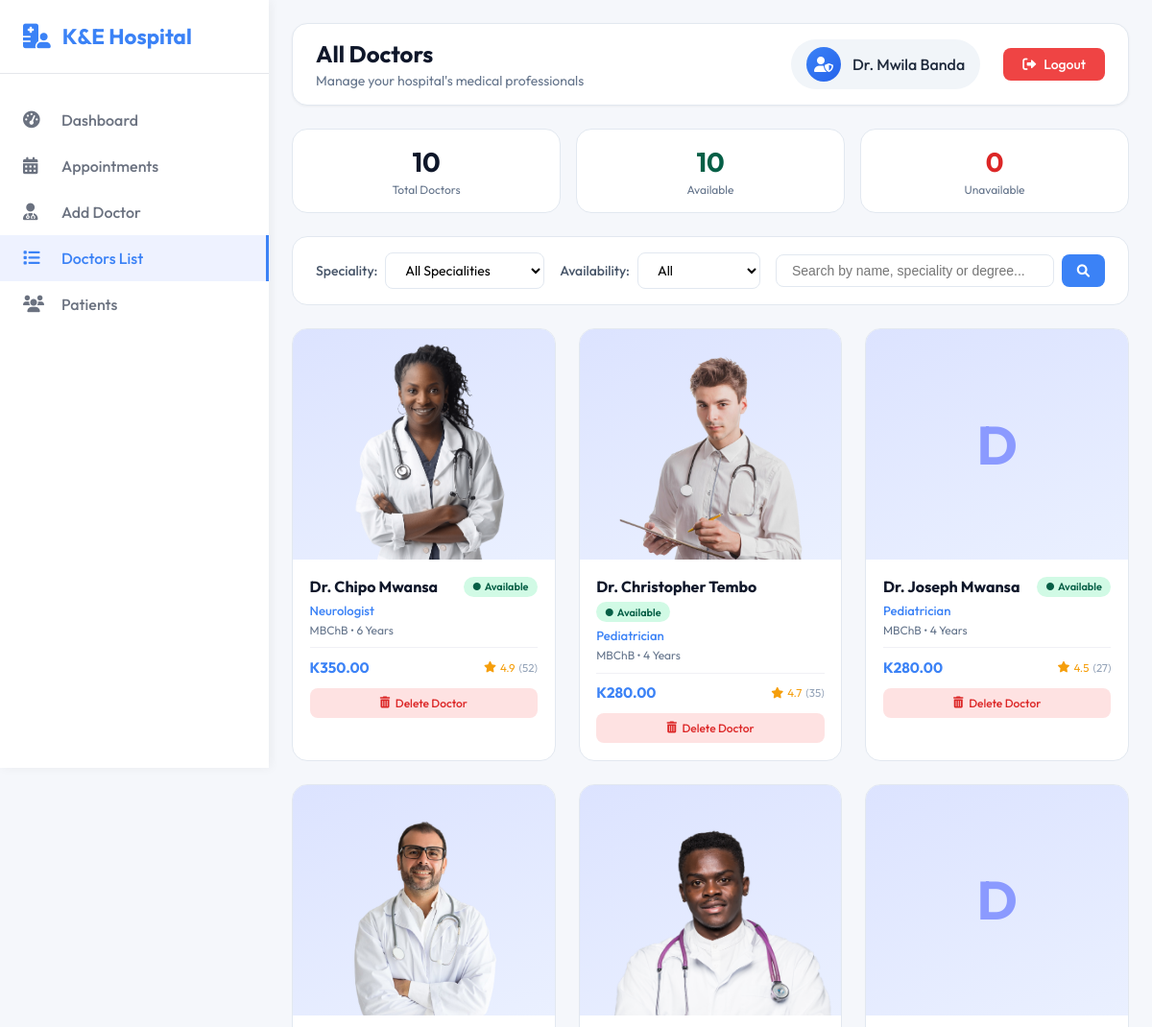
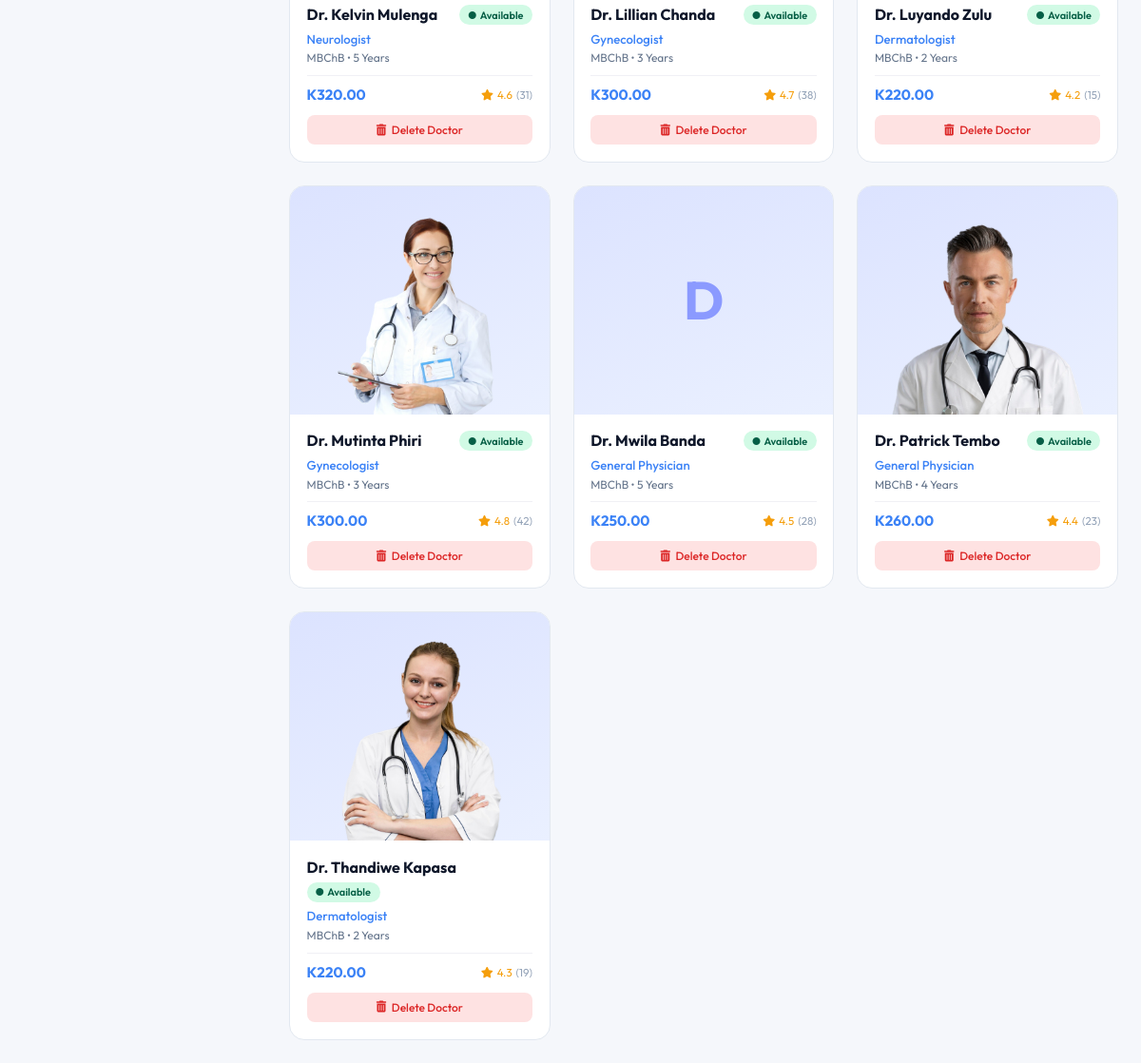
Screenshot of /admin/doctors-list.php (signed in) with the database file from the repository (2 pictures, top to bottom).
### tables this page shows
CREATE TABLE doctors (
    doctor_id VARCHAR(50) PRIMARY KEY,
    name VARCHAR(100) NOT NULL,
    email VARCHAR(100) UNIQUE,
    password VARCHAR(255),  
    profile_image VARCHAR(255) DEFAULT '/frontend/assets/upload_area.png',  
    image_path VARCHAR(255),  
    speciality VARCHAR(100) NOT NULL,
    degree VARCHAR(50) NOT NULL,
    experience VARCHAR(50) NOT NULL,
    about TEXT,
    fees DECIMAL(10, 2) NOT NULL,
    address_line1 VARCHAR(255),
    address_line2 VARCHAR(255),
    consultation_duration INT DEFAULT 30,  
    is_available BOOLEAN DEFAULT TRUE,
    rating DECIMAL(3,2) DEFAULT 0,  
    total_reviews INT DEFAULT 0,
    created_at TIMESTAMP DEFAULT CURRENT_TIMESTAMP,
    updated_at TIMESTAMP DEFAULT CURRENT_TIMESTAMP ON UPDATE CURRENT_TIMESTAMP,
    INDEX idx_speciality (speciality),
    INDEX idx_is_available (is_available),
    INDEX idx_rating (rating)
);

### admin/doctors-list.php (the view, shortened to what this page needs)
<?php
$host     = 'localhost';
$dbname   = 'ke_hospital';
$username = 'root';
$password = '';
try {
    $pdo = new PDO("mysql:host=$host;dbname=$dbname;charset=utf8", $username, $password);
    $pdo->setAttribute(PDO::ATTR_ERRMODE, PDO::ERRMODE_EXCEPTION);
    $pdo->setAttribute(PDO::ATTR_DEFAULT_FETCH_MODE, PDO::FETCH_ASSOC);
} catch(PDOException $e) {
    die("Connection failed: " . $e->getMessage());
}
$search              = isset($_GET['search'])        ? $_GET['search']       : '';
$sql    = "SELECT * FROM doctors WHERE 1=1";
$params = array();
$sql .= " ORDER BY name ASC";
$stmt = $pdo->prepare($sql);
$stmt->execute($params);
$doctors = $stmt->fetchAll();
$total_doctors    = count($doctors);
$available_count  = 0;
$unavailable_count = 0;
foreach ($doctors as $doc) {
    if ($doc['is_available']) $available_count++; else $unavailable_count++;
}
$admin_name = isset($_SESSION['full_name']) ? $_SESSION['full_name'] : 'Admin';
function getDoctorImagePath($img) {
    $img = ltrim($img, '/');
    if (strpos($img, 'assets/') === 0) return '../frontend/' . $img;
    return '../frontend/assets/' . $img;
}
?>
<!DOCTYPE html>
<html lang="en">
<head>
<link rel="stylesheet" href="https://cdnjs.cloudflare.com/ajax/libs/font-awesome/6.0.0/css/all.min.css">
<link rel="stylesheet" href="./css/doctors-list.css">
</head>
<body>
<div class="dashboard-container">
    <aside class="sidebar" id="sidebar">
        <div class="sidebar-header">
            <a href="dashboard.php" class="sidebar-logo">
                <i class="fas fa-hospital-user"></i>
                <span>K&amp;E Hospital</span>
            </a>
        </div>
        <nav class="sidebar-nav">
            <a href="dashboard.php"    class="nav-item"><i class="fas fa-tachometer-alt"></i><span>Dashboard</span></a>
            <a href="appointments.php" class="nav-item"><i class="fas fa-calendar-alt"></i><span>Appointments</span></a>
            <a href="add-doctor.php"   class="nav-item"><i class="fas fa-user-md"></i><span>Add Doctor</span></a>
            <a href="doctors-list.php" class="nav-item active"><i class="fas fa-list"></i><span>Doctors List</span></a>
            <a href="patients.php"     class="nav-item"><i class="fas fa-users"></i><span>Patients</span></a>
        </nav>
    </aside>
    <main class="main-content">
        <div class="top-bar">
            <div class="page-title">
                <div>
                    <h1>All Doctors</h1>
                    <p>Manage your hospital's medical professionals</p>
                </div>
            </div>
            <div class="user-info">
                <div class="admin-badge">
                    <div class="admin-avatar"><i class="fas fa-user-shield"></i></div>
                    <span class="admin-name"><?php echo htmlspecialchars($admin_name); ?></span>
                </div>
                <a href="logout.php" class="logout-btn"><i class="fas fa-sign-out-alt"></i> Logout</a>
            </div>
        </div>
        <div class="stats-row">
            <div class="stat-card-sm">
                <div class="stat-number"><?php echo $total_doctors; ?></div>
                <div class="stat-label">Total Doctors</div>
            </div>
            <div class="stat-card-sm">
                <div class="stat-number" style="color:#065f46;"><?php echo $available_count; ?></div>
                <div class="stat-label">Available</div>
            </div>
            <div class="stat-card-sm">
                <div class="stat-number" style="color:#dc2626;"><?php echo $unavailable_count; ?></div>
                <div class="stat-label">Unavailable</div>
            </div>
        </div>
        <div class="filters-bar">
            <form method="GET" style="display:contents;">
                <div class="filter-group">
                    <label>Speciality:</label>
                    <select name="speciality" onchange="this.form.submit()">
                        <option value="">All Specialities</option>
                    </select>
                </div>
                <div class="filter-group">
                    <label>Availability:</label>
                    <select name="availability" onchange="this.form.submit()">
                        <option value="">All</option>
                    </select>
                </div>
                <div class="search-box">
                    <input type="text" name="search" placeholder="Search by name, speciality or degree..."
                           value="<?php echo htmlspecialchars($search); ?>">
                    <button type="submit"><i class="fas fa-search"></i></button>
                </div>
            </form>
        </div>
        <?php if (!empty($doctors)): ?>
        <div class="doctors-grid">
            <?php foreach ($doctors as $doctor):
                $img_path = getDoctorImagePath($doctor['profile_image']);
                $initial  = strtoupper(substr($doctor['name'], 0, 1));
            ?>
            <div class="doctor-card">
                <div class="doctor-img-wrap">
                    <?php if ($img_path): ?>
                        <img src="<?php echo htmlspecialchars($img_path); ?>"
                             alt="<?php echo htmlspecialchars($doctor['name']); ?>"
                             loading="lazy"
                             onerror="this.style.display='none';this.nextElementSibling.style.display='flex';">
                        <div class="doctor-img-fallback" style="display:none;"><?php echo $initial; ?></div>
                    <?php else: ?>
                        <div class="doctor-img-fallback"><?php echo $initial; ?></div>
                    <?php endif; ?>
                </div>
                <div class="doctor-info">
                    <div class="doctor-header">
                        <h3 class="doctor-name"><?php echo htmlspecialchars($doctor['name']); ?></h3>
                        <span class="availability-badge <?php echo $doctor['is_available']?'available':'unavailable'; ?>">
                            <i class="fas fa-circle" style="font-size:0.5rem;"></i>
                            <?php echo $doctor['is_available']?'Available':'Unavailable'; ?>
                        </span>
                    </div>
                    <p class="doctor-speciality"><?php echo htmlspecialchars($doctor['speciality']); ?></p>
                    <p class="doctor-details">
                        <?php echo htmlspecialchars($doctor['degree']); ?>
                        &bull;
                        <?php echo htmlspecialchars($doctor['experience']); ?>
                    </p>
                    <div class="doctor-footer">
                        <span class="doctor-fees">K<?php echo number_format($doctor['fees'],2); ?></span>
                        <?php if (!empty($doctor['rating']) && $doctor['rating'] > 0): ?>
                        <div class="doctor-rating">
                            <i class="fas fa-star"></i>
                            <span><?php echo number_format($doctor['rating'],1); ?></span>
                            <span style="color:#94a3b8;">(<?php echo intval($doctor['total_reviews']); ?>)</span>
                        </div>
                        <?php endif; ?>
                    </div>
                    <div class="action-buttons" onclick="event.stopPropagation()">
                        <button class="action-btn delete" onclick="confirmDelete('<?php echo $doctor['doctor_id']; ?>','<?php echo htmlspecialchars(addslashes($doctor['name'])); ?>')">
                            <i class="fas fa-trash-alt"></i> Delete Doctor
                        </button>
                    </div>
                </div>
            </div>
            <?php endforeach; ?>
        </div>
        <?php endif; ?>
    </main>
</div>
</body>
</html>

### rows the page displays
doctors: profile_image (picture), name "Dr. Chipo Mwansa", is_available "Available", speciality "Neurologist", degree "MBChB", experience "6 Years", fees "350.00", rating "4.9", total_reviews "52"
doctors: profile_image (picture), name "Dr. Christopher Tembo", is_available "Available", speciality "Pediatrician", degree "MBChB", experience "4 Years", fees "280.00", rating "4.7", total_reviews "35"
doctors: name "D", name "Dr. Joseph Mwansa", is_available "Available", speciality "Pediatrician", degree "MBChB", experience "4 Years", fees "280.00", rating "4.5", total_reviews "27"
doctors: profile_image (picture), name "Dr. Kelvin Mulenga", is_available "Available", speciality "Neurologist", degree "MBChB", experience "5 Years", fees "320.00", rating "4.6", total_reviews "31"
doctors: profile_image (picture), name "Dr. Lillian Chanda", is_available "Available", speciality "Gynecologist", degree "MBChB", experience "3 Years", fees "300.00", rating "4.7", total_reviews "38"
doctors: name "D", name "Dr. Luyando Zulu", is_available "Available", speciality "Dermatologist", degree "MBChB", experience "2 Years", fees "220.00", rating "4.2", total_reviews "15"
doctors: profile_image (picture), name "Dr. Mutinta Phiri", is_available "Available", speciality "Gynecologist", degree "MBChB", experience "3 Years", fees "300.00", rating "4.8", total_reviews "42"
doctors: name "D", name "Dr. Mwila Banda", is_available "Available", speciality "General Physician", degree "MBChB", experience "5 Years", fees "250.00", rating "4.5", total_reviews "28"
doctors: profile_image (picture), name "Dr. Patrick Tembo", is_available "Available", speciality "General Physician", degree "MBChB", experience "4 Years", fees "260.00", rating "4.4", total_reviews "23"
doctors: profile_image (picture), name "Dr. Thandiwe Kapasa", is_available "Available", speciality "Dermatologist", degree "MBChB", experience "2 Years", fees "220.00", rating "4.3", total_reviews "19"

### other values shown
$admin_name "Dr. Mwila Banda"
$total_doctors "10"
$available_count "10"
$unavailable_count "0"
